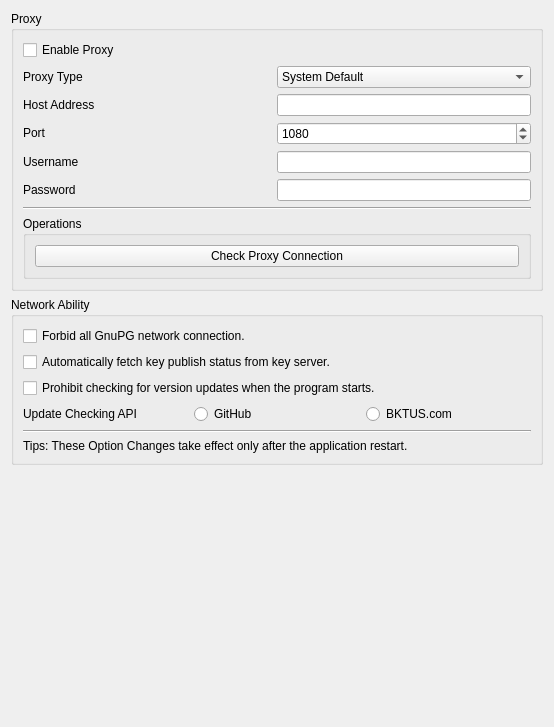
<?xml version="1.0" encoding="UTF-8"?>
<ui version="4.0">
 <class>NetworkSettings</class>
 <widget class="QWidget" name="NetworkSettings">
  <property name="geometry">
   <rect>
    <x>0</x>
    <y>0</y>
    <width>554</width>
    <height>727</height>
   </rect>
  </property>
  <property name="windowTitle">
   <string>Form</string>
  </property>
  <layout class="QGridLayout" name="gridLayout">
   <item row="0" column="0">
    <layout class="QVBoxLayout" name="verticalLayout">
     <item>
      <widget class="QGroupBox" name="proxyGroupBox">
       <property name="title">
        <string>Proxy</string>
       </property>
       <layout class="QGridLayout" name="gridLayout_2">
        <item row="0" column="0">
         <layout class="QVBoxLayout" name="verticalLayout_2">
          <item>
           <widget class="QCheckBox" name="enableProxyCheckBox">
            <property name="text">
             <string>Enable Proxy</string>
            </property>
            <property name="tristate">
             <bool>false</bool>
            </property>
           </widget>
          </item>
          <item>
           <widget class="QWidget" name="horizontalWidget_3" native="true">
            <layout class="QHBoxLayout" name="horizontalLayout_8">
             <property name="spacing">
              <number>0</number>
             </property>
             <property name="leftMargin">
              <number>0</number>
             </property>
             <property name="topMargin">
              <number>0</number>
             </property>
             <property name="rightMargin">
              <number>0</number>
             </property>
             <property name="bottomMargin">
              <number>0</number>
             </property>
             <item>
              <widget class="QLabel" name="proxyTypeLabel">
               <property name="text">
                <string>Proxy Type</string>
               </property>
              </widget>
             </item>
             <item>
              <widget class="QComboBox" name="proxyTypeComboBox">
               <property name="currentText">
                <string>System Default</string>
               </property>
               <item>
                <property name="text">
                 <string>System Default</string>
                </property>
               </item>
               <item>
                <property name="text">
                 <string>HTTP</string>
                </property>
               </item>
               <item>
                <property name="text">
                 <string>Socks5</string>
                </property>
               </item>
              </widget>
             </item>
            </layout>
           </widget>
          </item>
          <item>
           <widget class="QWidget" name="horizontalWidget" native="true">
            <layout class="QHBoxLayout" name="horizontalLayout">
             <property name="spacing">
              <number>0</number>
             </property>
             <property name="leftMargin">
              <number>0</number>
             </property>
             <property name="topMargin">
              <number>0</number>
             </property>
             <property name="rightMargin">
              <number>0</number>
             </property>
             <property name="bottomMargin">
              <number>0</number>
             </property>
             <item>
              <widget class="QLabel" name="proxyServerAddressLabel">
               <property name="text">
                <string>Host Address</string>
               </property>
              </widget>
             </item>
             <item>
              <widget class="QLineEdit" name="proxyServerAddressEdit">
               <property name="sizePolicy">
                <sizepolicy hsizetype="Preferred" vsizetype="Fixed">
                 <horstretch>0</horstretch>
                 <verstretch>0</verstretch>
                </sizepolicy>
               </property>
              </widget>
             </item>
            </layout>
           </widget>
          </item>
          <item>
           <widget class="QWidget" name="horizontalWidget_2" native="true">
            <layout class="QHBoxLayout" name="horizontalLayout_2">
             <property name="spacing">
              <number>0</number>
             </property>
             <property name="leftMargin">
              <number>0</number>
             </property>
             <property name="topMargin">
              <number>0</number>
             </property>
             <property name="rightMargin">
              <number>0</number>
             </property>
             <property name="bottomMargin">
              <number>0</number>
             </property>
             <item>
              <widget class="QLabel" name="proxyServerPortLabel">
               <property name="sizePolicy">
                <sizepolicy hsizetype="Preferred" vsizetype="Fixed">
                 <horstretch>0</horstretch>
                 <verstretch>0</verstretch>
                </sizepolicy>
               </property>
               <property name="text">
                <string>Port</string>
               </property>
              </widget>
             </item>
             <item>
              <widget class="QSpinBox" name="portSpin">
               <property name="sizePolicy">
                <sizepolicy hsizetype="Minimum" vsizetype="Fixed">
                 <horstretch>0</horstretch>
                 <verstretch>0</verstretch>
                </sizepolicy>
               </property>
               <property name="minimum">
                <number>1</number>
               </property>
               <property name="maximum">
                <number>65535</number>
               </property>
               <property name="value">
                <number>1080</number>
               </property>
              </widget>
             </item>
            </layout>
           </widget>
          </item>
          <item>
           <widget class="QWidget" name="horizontalWidget_4" native="true">
            <layout class="QHBoxLayout" name="horizontalLayout_4">
             <property name="spacing">
              <number>0</number>
             </property>
             <property name="leftMargin">
              <number>0</number>
             </property>
             <property name="topMargin">
              <number>0</number>
             </property>
             <property name="rightMargin">
              <number>0</number>
             </property>
             <property name="bottomMargin">
              <number>0</number>
             </property>
             <item>
              <widget class="QLabel" name="usernameLabel">
               <property name="text">
                <string>Username</string>
               </property>
              </widget>
             </item>
             <item>
              <widget class="QLineEdit" name="usernameEdit">
               <property name="sizePolicy">
                <sizepolicy hsizetype="Preferred" vsizetype="Fixed">
                 <horstretch>0</horstretch>
                 <verstretch>0</verstretch>
                </sizepolicy>
               </property>
              </widget>
             </item>
            </layout>
           </widget>
          </item>
          <item>
           <widget class="QWidget" name="horizontalWidget_5" native="true">
            <layout class="QHBoxLayout" name="horizontalLayout_5">
             <property name="spacing">
              <number>0</number>
             </property>
             <property name="leftMargin">
              <number>0</number>
             </property>
             <property name="topMargin">
              <number>0</number>
             </property>
             <property name="rightMargin">
              <number>0</number>
             </property>
             <property name="bottomMargin">
              <number>0</number>
             </property>
             <item>
              <widget class="QLabel" name="passwordLabel">
               <property name="text">
                <string>Password</string>
               </property>
              </widget>
             </item>
             <item>
              <widget class="QLineEdit" name="passwordEdit">
               <property name="sizePolicy">
                <sizepolicy hsizetype="Preferred" vsizetype="Fixed">
                 <horstretch>0</horstretch>
                 <verstretch>0</verstretch>
                </sizepolicy>
               </property>
              </widget>
             </item>
            </layout>
           </widget>
          </item>
          <item>
           <widget class="Line" name="line_2">
            <property name="orientation">
             <enum>Qt::Orientation::Horizontal</enum>
            </property>
           </widget>
          </item>
         </layout>
        </item>
        <item row="1" column="0">
         <widget class="QGroupBox" name="operationsGroupBox">
          <property name="title">
           <string>Operations</string>
          </property>
          <layout class="QGridLayout" name="gridLayout_5">
           <item row="0" column="0">
            <layout class="QVBoxLayout" name="verticalLayout_5">
             <item>
              <widget class="QPushButton" name="checkProxyConnectionButton">
               <property name="text">
                <string>Check Proxy Connection</string>
               </property>
              </widget>
             </item>
            </layout>
           </item>
          </layout>
         </widget>
        </item>
       </layout>
      </widget>
     </item>
     <item>
      <widget class="QGroupBox" name="capabilityGroupBox">
       <property name="title">
        <string>Network Ability</string>
       </property>
       <layout class="QGridLayout" name="gridLayout_3">
        <item row="4" column="0">
         <widget class="QLabel" name="networkAbilityTipsLabel">
          <property name="text">
           <string>Tips: These Option Changes take effect only after the application restart.</string>
          </property>
         </widget>
        </item>
        <item row="2" column="0">
         <layout class="QVBoxLayout" name="verticalLayout_3">
          <item>
           <widget class="QCheckBox" name="forbidALLGnuPGNetworkConnectionCheckBox">
            <property name="text">
             <string>Forbid all GnuPG network connection.</string>
            </property>
           </widget>
          </item>
          <item>
           <widget class="QCheckBox" name="autoFetchKeyPublishStatusCheckBox">
            <property name="text">
             <string>Automatically fetch key publish status from key server.</string>
            </property>
           </widget>
          </item>
          <item>
           <widget class="QCheckBox" name="prohibitUpdateCheck">
            <property name="text">
             <string>Prohibit checking for version updates when the program starts.</string>
            </property>
           </widget>
          </item>
          <item>
           <layout class="QHBoxLayout" name="horizontalLayout_3">
            <item>
             <widget class="QLabel" name="updateCheckingAPILabel">
              <property name="text">
               <string>Update Checking API</string>
              </property>
             </widget>
            </item>
            <item>
             <widget class="QRadioButton" name="githubRadioButton">
              <property name="text">
               <string>GitHub</string>
              </property>
             </widget>
            </item>
            <item>
             <widget class="QRadioButton" name="bktusRadioButton">
              <property name="text">
               <string>BKTUS.com</string>
              </property>
             </widget>
            </item>
           </layout>
          </item>
         </layout>
        </item>
        <item row="3" column="0">
         <widget class="Line" name="line">
          <property name="orientation">
           <enum>Qt::Orientation::Horizontal</enum>
          </property>
         </widget>
        </item>
       </layout>
      </widget>
     </item>
     <item>
      <spacer name="verticalSpacer">
       <property name="orientation">
        <enum>Qt::Orientation::Vertical</enum>
       </property>
       <property name="sizeHint" stdset="0">
        <size>
         <width>20</width>
         <height>40</height>
        </size>
       </property>
      </spacer>
     </item>
    </layout>
   </item>
  </layout>
 </widget>
 <resources/>
 <connections/>
</ui>
